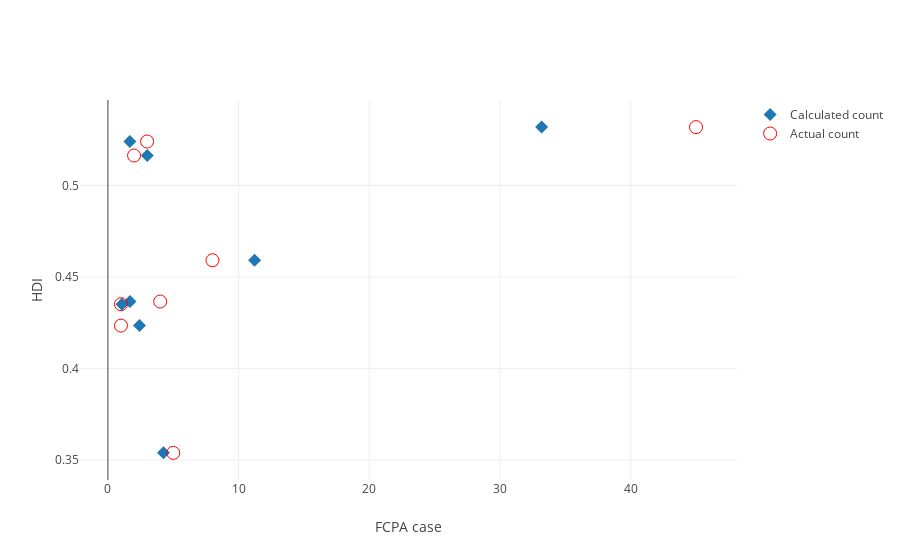

Notebook source saved alongside this figure:
### Code cell
df_hdi_low['Calc Count'] = lm_low.predict(df_hdi_low[['sp','scope', 'total_inf']])





import plotly.plotly as py
import plotly.graph_objs as go
trace1 = go.Scatter(
    x = np.exp(df_hdi_low['Calc Count']),
    y = df_hdi_low['score'],
    text = df_hdi_low['Legend'],
    mode='markers',
    marker=dict(symbol = 'diamond', size=10),
    name = 'Calculated count'
)

trace2 = go.Scatter(
    x = df_hdi_low['Count'],
    y = df_hdi_low['score'],
    text = df_hdi_low['Legend'],
    mode='markers',
    marker=dict(size=13, color ='red', symbol = "circle-open"),    
    name = 'Actual count'
)

layout = go.Layout(
    xaxis=dict(
        title = 'FCPA case'
    ),
    yaxis=dict(
        title = 'HDI'
    )
)
data = [trace1, trace2]

plotly.offline.iplot({'data': data, 'layout': layout}, filename='HDI vs fcpa: very high HDI')

### Figure 1 — Plotly figure (JSON) as saved in the notebook; plotly's stock layout.template omitted (floating-point values rounded to 4 significant figures)
{"data": [{"marker": {"size": 10, "symbol": "diamond"}, "mode": "markers", "name": "Calculated count", "text": ["pm 11.0<br>cti 7.0<br>rt 0.0", "pm 3.0<br>cti 4.0<br>rt 0.0", "pm 5.0<br>cti 5.0<br>rt 4.0", "pm 6.0<br>cti 2.0<br>rt 0.0", "pm 4.0<br>cti 1.0<br>rt 0.0", "pm 16.0<br>cti 1.0<br>rt 0.0", "pm 6.0<br>cti 2.0<br>rt 0.0", "pm 6.0<br>cti 2.0<br>rt 0.0"], "type": "scatter", "uid": "5db0bc0a-b9a7-11e8-8b5c-c48e8ff48516", "x": [33.18, 1.682, 3.012, 11.22, 1.688, 1.072, 2.417, 4.256], "y": [0.5318, 0.5239, 0.5163, 0.4591, 0.4366, 0.4351, 0.4234, 0.3539]}, {"marker": {"color": "red", "size": 13, "symbol": "circle-open"}, "mode": "markers", "name": "Actual count", "text": ["pm 11.0<br>cti 7.0<br>rt 0.0", "pm 3.0<br>cti 4.0<br>rt 0.0", "pm 5.0<br>cti 5.0<br>rt 4.0", "pm 6.0<br>cti 2.0<br>rt 0.0", "pm 4.0<br>cti 1.0<br>rt 0.0", "pm 16.0<br>cti 1.0<br>rt 0.0", "pm 6.0<br>cti 2.0<br>rt 0.0", "pm 6.0<br>cti 2.0<br>rt 0.0"], "type": "scatter", "uid": "5db0bc0b-b9a7-11e8-955d-c48e8ff48516", "x": [45, 3, 2, 8, 4, 1, 1, 5], "y": [0.5318, 0.5239, 0.5163, 0.4591, 0.4366, 0.4351, 0.4234, 0.3539]}], "layout": {"xaxis": {"title": "FCPA case"}, "yaxis": {"title": "HDI"}}}
